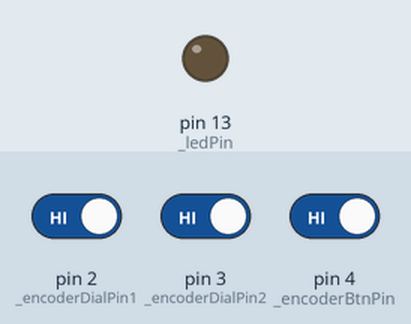
Recording of a sketch running on a simulated Arduino Uno, built with avr-gcc and run on an emulated ATmega328P. Parts: output pins drawn as LEDs (lit = HIGH). Inputs (shaded band) come from the test bench; at power-on: pin 4 (_encoderBtnPin) HIGH, pin 2 (_encoderDialPin1) HIGH, pin 3 (_encoderDialPin2) HIGH.

Above: at 1.3 s.
1.4 s: pin 4 (_encoderBtnPin) driven LOW
At 1.9 s:
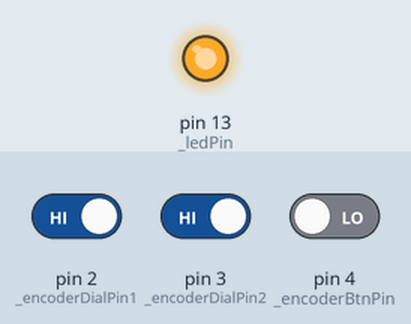
4.5 s: pin 4 (_encoderBtnPin) driven HIGH
At 5.4 s:
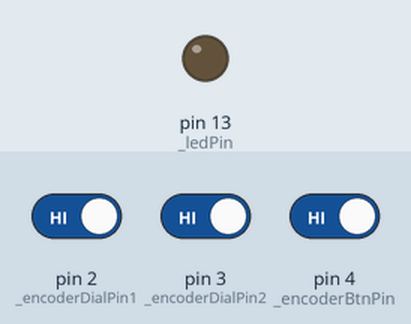
Timing chart, 0 to 7.5 s (numbered marks = the images above; inputs shaded):
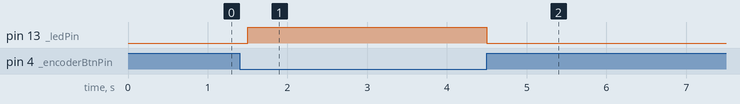

Measured:
- after the input at 1.4 s, pin 13 (_ledPin): LOW → HIGH after 0.10 s
- after the input at 4.5 s, pin 13 (_ledPin): HIGH → LOW at once

The sketch:

RotaryEncoder.ino
```cpp
// For Arduino UNO, only pins 2 & 3 work for interrupts
int _encoderDialPin1 = 2;
int _encoderDialPin2 = 3;
int _encoderBtnPin = 4;
int _ledPin = 13;

volatile int _changeInTicks = 0;

// Don't need to be volatile since only accessed from single interrupt handler
int _lastBit1 = 0;
int _lastBit2 = 0;

void setup() {
  Serial.begin (9600);

  pinMode(_encoderDialPin1, INPUT);
  pinMode(_encoderDialPin2, INPUT);
  pinMode(_encoderBtnPin, INPUT);
  pinMode(_ledPin, OUTPUT);

  // Turn on pullup resistor
  digitalWrite(_encoderDialPin1, HIGH);
  digitalWrite(_encoderDialPin2, HIGH);
  digitalWrite(_encoderBtnPin, HIGH);

  digitalWrite(_ledPin, LOW);

  attachInterrupt(0, handleEncoderChange, CHANGE);
  attachInterrupt(1, handleEncoderChange, CHANGE);
}

void loop() {
  int decompressed = digitalRead(_encoderBtnPin);
  if (decompressed) {
    digitalWrite(_ledPin, LOW);
  } else {
    digitalWrite(_ledPin, HIGH);
  }

  int changeInTicks = 0;
  noInterrupts();
  changeInTicks = _changeInTicks;
  _changeInTicks = 0;
  interrupts();

  if (changeInTicks != 0) {
    Serial.println(changeInTicks);
  }

  delay(250);
}


void handleEncoderChange() {
  int bit1 = digitalRead(_encoderDialPin1);
  int bit2 = digitalRead(_encoderDialPin2);

  int code = (_lastBit1 << 3) | (_lastBit2 << 2) | (bit1 << 1) | bit2;

  if (code == 0b0001 || code == 0b0111 || code == 0b1110 || code == 0b1000) {
    _changeInTicks++;
  } else if (code == 0b1011 || code == 0b1101 || code == 0b0100 || code == 0b0010) {
    _changeInTicks--;
  } else {
    // For this case, the direction of the turn is indeterminate
  }

  _lastBit1 = bit1;
  _lastBit2 = bit2;
}
```
